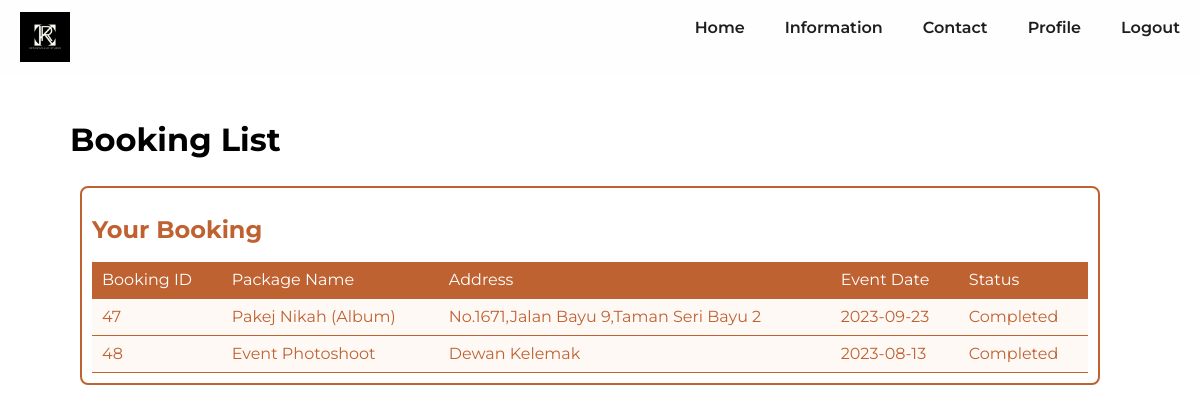
The page /cust-profile.php (signed in) on the database its author committed.
### tables this page shows
CREATE TABLE `booking` (
  `booking_id` int(11) NOT NULL,
  `package_id` int(11) NOT NULL,
  `customer_name` varchar(255) NOT NULL,
  `phone_number` varchar(20) NOT NULL,
  `address` varchar(255) NOT NULL,
  `event_date` date NOT NULL,
  `booking_date` timestamp NOT NULL DEFAULT current_timestamp(),
  `status` varchar(20) NOT NULL DEFAULT 'Pending',
  `id` int(11) NOT NULL
);

CREATE TABLE `packages` (
  `package_id` int(11) NOT NULL,
  `package_name` varchar(255) NOT NULL,
  `package_price` decimal(10,2) NOT NULL,
  `information_1` varchar(255) NOT NULL,
  `information_2` varchar(255) NOT NULL,
  `information_3` varchar(255) NOT NULL,
  `information_4` varchar(255) NOT NULL,
  `information_5` varchar(255) NOT NULL,
  `information_6` varchar(255) NOT NULL,
  `category` varchar(255) NOT NULL,
  `image_link` varchar(255) DEFAULT NULL
);

### cust-profile.php (the view, shortened to what this page needs)
<?php
include 'connect.php';
$user_id = $_SESSION['user_id'];
$query = "SELECT booking.booking_id, packages.package_name, booking.address, booking.event_date, booking.status
          FROM booking
          INNER JOIN packages ON booking.package_id = packages.package_id
          WHERE booking.id = $user_id";
$result = mysqli_query($conn, $query);
?>
<!DOCTYPE html>
<html lang="en" dir="ltr">
<head>
    <link rel="stylesheet" href="style\cust-profile.css?v=<?php echo time(); ?>">
    <link rel="stylesheet" href="https://cdnjs.cloudflare.com/ajax/libs/font-awesome/4.7.0/css/font-awesome.min.css">
</head>
<body>
    <div class="container">
        <div class="main">
            <div class="nav">
                <a href="logout.php" style="font-weight:600;">Logout</a>
                <a href="cust-profile.php" style="font-weight:600;">Profile</a>
                <a href="cust-contact.php" style="font-weight:600;">Contact</a>
                <a href="cust-information.php" style="font-weight:600;">Information</a>
                <a href="cust-dashboard.php" style="font-weight:600;">Home</a>
                <img src="images/logo company.jpg">
            </div>
            <h1 style="color:black;margin-left:70px;margin-top:50px;margin-bottom:-40px;">Booking List</h1>
            <div class="table-container">
                <h2>Your Booking</h2>
                <table>
                    <thead>
                        <tr>
                            <th>Booking ID</th>
                            <th>Package Name</th>
                            <th>Address</th>
                            <th>Event Date</th>
                            <th>Status</th>
                        </tr>
                    </thead>
                    <tbody>
                        <?php while ($row = mysqli_fetch_assoc($result)) : ?>
                            <tr>
                                <td><?php echo $row['booking_id']; ?></td>
                                <td><?php echo $row['package_name']; ?></td>
                                <td><?php echo $row['address']; ?></td>
                                <td><?php echo $row['event_date']; ?></td>
                                <td><?php echo $row['status']; ?></td>
                            </tr>
                        <?php endwhile; ?>
                    </tbody>
                </table>
            </div>
        </div>
    </div>
</body>
</html>

### style/cust-profile.css (style rules this page uses)
html, body, div, span, applet, object, iframe, h3, blockquote, pre, a, abbr, acronym, address, big, cite, code, del, dfn, em, img, ins, kbd, q, s, samp, small, strike, strong, sub, sup, tt, var, b, u, i, center, dl, dt, dd, ol, ul, li, fieldset, form, label, legend, table, caption, tbody, tfoot, thead, tr, th, td, article, aside, canvas, details, embed, figure, figcaption, footer, header, hgroup, menu, nav, output, ruby, section, summary, time, mark, audio, video { margin: 0; padding: 0; border: 0; font-size: 100%; font: inherit; vertical-align: baseline; }
body { line-height: 1; }
table { border-collapse: collapse; border-spacing: 0; }
body { font-family: "Montserrat", sans-serif; background-color: #ffffff; }
.nav { overflow: hidden; background-color: #fefefe; }
.nav a { float: right; color: #1e1e1e; text-align: center; padding: 20px 20px; text-decoration: none; font-size: 16px; transition: color 0.3s ease; }
.nav img { float: left; max-width: 50px; height: 50%; display: block; padding: 12px 20px; margin: auto; }
h2 { color: #bf6232; margin-top: 20px; }
.table-container { border: 2px solid #bf6232; border-radius: 8px; padding: 10px; margin: 70px; margin-left: 80px; width: 85%; box-sizing: border-box; }
table { width: 100%; border-collapse: collapse; margin-top: 10px; }
th, td { padding: 10px; text-align: left; border-bottom: 1px solid #bf6232; }
th { background-color: #bf6232; color: white; }
td { background-color: #fff9f6; color: #bf6232; }

### rows shown on the page
booking: booking_id "47", package.package_name "Pakej Nikah (Album)", address "No.1671,Jalan Bayu 9,Taman Seri Bayu 2", event_date "2023-09-23", status "Completed"
booking: booking_id "48", package.package_name "Event Photoshoot", address "Dewan Kelemak", event_date "2023-08-13", status "Completed"
